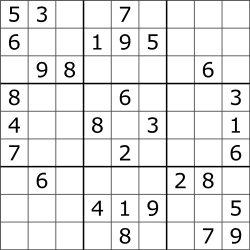
#> input picture Kuliah/Hough_transform/sudo.png, 250 x 250 px
$ python houghtransform.py   (Python 2 division)
#> lines starting #> are read from the running program, lines starting #| are printed output that depends on the picture; after the words box and inside, x2 and y2 are one past the last pixel; in counts of white or black regions, pixels touching at a corner belong together; long printed decimals are rounded
import numpy as np
import cv2
from time import *

def load_image(filename="FACE DETECTION.png"):
    image = cv2.imread(filename)
    return image

def to_binary(image):
	(row, col, chan) = image.shape
	new_image = np.zeros((row,col,1), np.uint8)
	for y in range(row):
		for x in range(col):
			if(image[y, x, 0] > 255/2):
				new_image[y, x] = 255
			else:
				new_image[y, x, 0] = 0
	return new_image

def show(image, title):
    # tulis ke disk
    cv2.imwrite(title, image)
    # tampilkan gambar
    cv2.imshow(title, image)

def drawlines(image, lines):
	new_image = image.copy()
	# for x in range(0, len(lines)):
	for rho, theta in lines:
		print rho, theta
		# transformasi kembali garis dalam bentuk rho dan theta
		# agar bisa di draw
		# https://stackoverflow.com/questions/7613955/hough-transform-equation
		a = np.cos(theta)
		b = np.sin(theta)

		# x0 menyimpan nilai r cos theta
		x0 = a*rho
		# y0 menyimpan nilai r sin theta
		y0 = b*rho

		# x1 menyimpan nilai r cos theta + 1000(- sin theta)
		x1 = int(x0 + 1000*(-b))
		# y1 menyimpan nilai r sin theta + 1000( cos theta)
		y1 = int(y0 + 1000*(a))

		# x2 menyimpan nilai r cos theta - 1000(- sin theta)
		x2 = int(x0 - 1000*(-b))

		# x2 menyimpan nilai r cos theta - 1000(- sin theta)
		y2 = int(y0 - 1000*(a))

		# print koordinat penggaris

		# gambarkan garis berwarna (183,166,20)
		# dengan koordinat (x1, y1) dan (x2, y2)
		# setebal 6 pixel
		cv2.line(new_image, (x1,y1), (x2,y2), (183,166,20), 6)

	return new_image


def houghlines(edges, threshold):
	rho, theta = 0, 0
	# print edges
	thetas = np.deg2rad(np.arange(-90.0, 90.0))
	(row, col) = edges.shape
	nonzero_pixel = np.nonzero(edges)
	# nonzero_pixel[0] is x
	# nonzero_pixel[1] is y
	(x_list, y_list) = nonzero_pixel
	unit_len = len(x_list)
	accumulator = {}
	for ind in range(unit_len):
		x = x_list[ind]
		y = y_list[ind]
		for theta_index, theta in enumerate(thetas):
			rho = int(round(x * np.cos(theta) + y * np.sin(theta)))
			piece = (rho, theta)
			if piece not in accumulator:
			    accumulator[piece] = 1
			else:
			    accumulator[piece] += 1

	lines = []
	for piece in accumulator:
		value = accumulator[piece]
		if(value > threshold):
			lines.append(piece)

	# print lines
	return lines

def main():
	# load image pada soal
	img = load_image('sudo.png')
#> in load_image, image is the input picture: shape (250, 250, 3); min 0, max 255, mean 231.5
	gray = cv2.cvtColor(img, cv2.COLOR_BGR2GRAY)
	edges = cv2.Canny(gray, 50, 150, apertureSize=3)
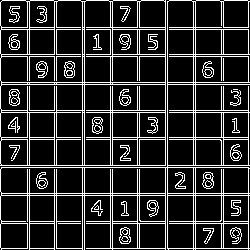
#> edges: shape (250, 250); 16.8% white in thin lines or dots
	lines = houghlines(edges, 200)
#> in houghlines, `nonzero_pixel = np.nonzero(edges)`: nonzero_pixel = 10496 positions, rows 0 to 249, columns 0 to 249
#> in houghlines, `(x_list, y_list) = nonzero_pixel`: x_list = 10496 values from 0 to 249; y_list = 10496 values, max 249 at index 248, min 0 at index 249, mean 124.5
#> in houghlines, `unit_len = len(x_list)`: unit_len = 10496
#> the loop in houghlines, `for ind in range(unit_len):` made 10496 passes
#> y on passes 1 to 3: 2, 3, 4
#> after the loop in houghlines, `for ind in range(unit_len):`: accumulator = 57056 items
#> the loop in houghlines, `for piece in accumulator:` made 57056 passes
#> (piece, value) on passes 1 to 3: ((-2, -1.57), 18), ((-2, -1.55), 18), ((-2, -1.54), 18)
#> after the loop in houghlines, `for piece in accumulator:`: lines = 36 pairs, first value -248 to 248, second value -1.57 to 0
	print lines
#> (printed output is left out)
	img_drawed = drawlines(img, lines)
#> the loop in drawlines, `for rho, theta in lines:` made 36 passes
#> (rho, theta, a, b, x0, y0, x1, y1) on passes 1 to 12: (0, 0, 1, 0, 0, 0, 0, 1000), (-165, -1.57, 6.12e-17, -1, -1.01e-14, 165, 1000, 165), (-27, -1.57, 6.12e-17, -1, -1.65e-15, 27, 1000, 27), (-29, -1.57, 6.12e-17, -1, -1.78e-15, 29, 1000, 29), (-54, -1.57, 6.12e-17, -1, -3.31e-15, 54, 1000, 54), (-56, -1.57, 6.12e-17, -1, -3.43e-15, 56, 1000, 56), (-82, -1.57, 6.12e-17, -1, -5.02e-15, 82, 1000, 82), (-84, -1.57, 6.12e-17, -1, -5.14e-15, 84, 1000, 84), (-110, -1.57, 6.12e-17, -1, -6.74e-15, 110, 1000, 110), (-112, -1.57, 6.12e-17, -1, -6.86e-15, 112, 1000, 112), (-137, -1.57, 6.12e-17, -1, -8.39e-15, 137, 1000, 137), (-139, -1.57, 6.12e-17, -1, -8.51e-15, 139, 1000, 139)
#| 0 0.0
#| -165 -1.571
#| -27 -1.571
#| -29 -1.571
#| -54 -1.571
#| -56 -1.571
#| -82 -1.571
#| -84 -1.571
#> (further printed lines are left out)
#> after the loop in drawlines, `for rho, theta in lines:`:
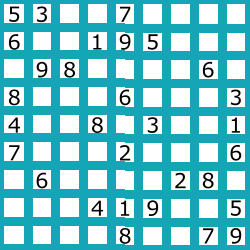
#> new_image: shape (250, 250, 3); mean B, G, R 208, 198.7, 119.3
	show(edges, "edges.png")
	show(img_drawed, "img_drawed.png")
	show(img, "img.png")
	cv2.waitKey(0)


main()

$ run again, with LKP6/Rumus RGB to HSV.png copied over Kuliah/Hough_transform/sudo.png
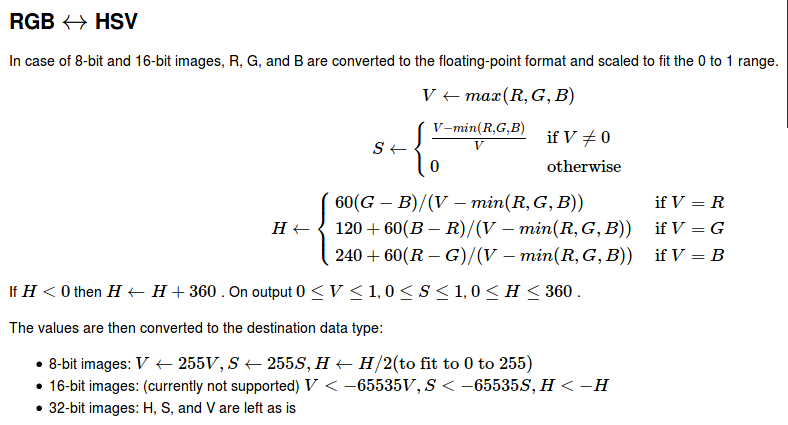
#> input picture LKP6/Rumus RGB to HSV.png, 788 x 425 px
#> in load_image, image is the input picture: shape (425, 788, 3); mean B, G, R 244.7, 244.7, 244.6
#> in main, `edges = cv2.Canny(gray, 50, 150, apertureSize=3)`:
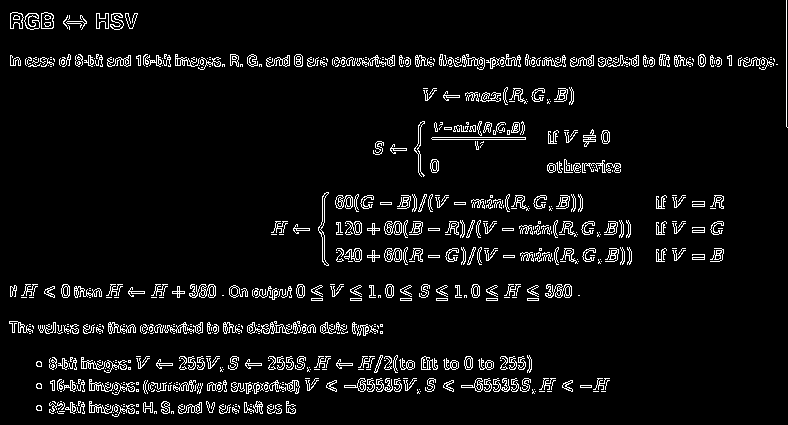
#> edges: shape (425, 788); 5.7% white in thin lines or dots
#> nonzero_pixel = 19052 positions, rows 0 to 416, columns 9 to 787
#> x_list = 19052 values from 0 to 416; y_list = 19052 values, max 787 at index 4536, min 9 at index 12405, mean 367
#> unit_len = 19052
#> the loop in houghlines, `for ind in range(unit_len):` made 19052 passes
#> (x, y) on passes 1 to 3: (0, 786), (1, 786), (2, 786)
#> after the loop in houghlines, `for ind in range(unit_len):`: accumulator = 125122 items
#> the loop in houghlines, `for piece in accumulator:` made 125122 passes
#> (piece, value) on passes 1 to 3: ((-786, -1.57), 127), ((-786, -1.55), 22), ((-786, -1.54), 1)
#> after the loop in houghlines, `for piece in accumulator:`: lines = [(66, 0.0175), (67, 0.0175), (53, -0.0175), (52, -0.0175), (68, 0.0175), (55, -0.0175), (54, -0.0175), (69, 0.0175), (56, -0.0175), (70, 0.0175), (57, 0), (58, 0), (59, 0), (60, 0), (61, 0), (62, 0), (63, 0), (64, 0), (65, 0), (385, 0), (387, 0)]
#> (printed output is left out)
#> the loop in drawlines, `for rho, theta in lines:` made 21 passes
#> (rho, theta, b, x0, y0, x1, y1, x2) on passes 1 to 8: (66, 0.0175, 0.0175, 65.99, 1.15, 48, 1000, 83), (67, 0.0175, 0.0175, 66.99, 1.17, 49, 1001, 84), (53, -0.0175, -0.0175, 52.99, -0.925, 70, 998, 35), (52, -0.0175, -0.0175, 51.99, -0.908, 69, 998, 34), (68, 0.0175, 0.0175, 67.99, 1.19, 50, 1001, 85), (55, -0.0175, -0.0175, 54.99, -0.96, 72, 998, 37), (54, -0.0175, -0.0175, 53.99, -0.942, 71, 998, 36), (69, 0.0175, 0.0175, 68.99, 1.2, 51, 1001, 86)
#> (printed output is left out)
#> after the loop in drawlines, `for rho, theta in lines:`:
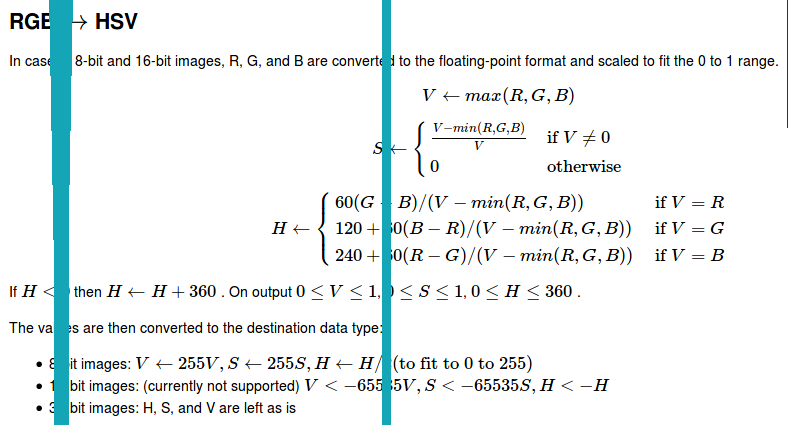
#> new_image: shape (425, 788, 3); 3.36% of pixels changed, all inside (x1, y1, x2, y2) = (49, 0, 391, 425)
